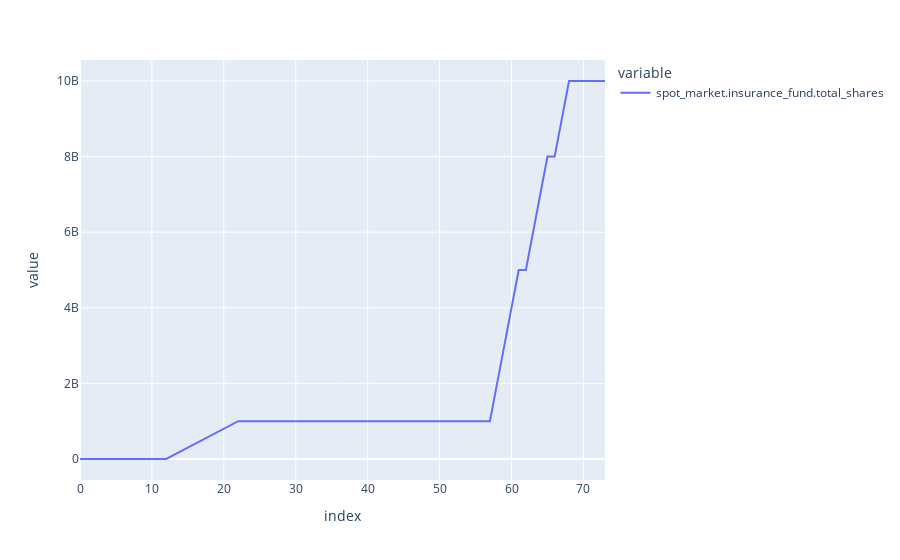

Notebook cell for this chart:
### Code cell
df = pd.read_csv(experiment_path('spot_market_0'))
df['spot_market.insurance_fund.total_shares'].plot()

### Figure 1 — Plotly figure (JSON) as saved in the notebook; plotly's stock layout.template omitted (floating-point values rounded to 4 significant figures)
{"data": [{"hovertemplate": "variable=spot_market.insurance_fund.total_shares<br>index=%{x}<br>value=%{y}<extra></extra>", "legendgroup": "spot_market.insurance_fund.total_shares", "line": {"color": "#636efa", "dash": "solid"}, "marker": {"symbol": "circle"}, "mode": "lines", "name": "spot_market.insurance_fund.total_shares", "orientation": "v", "showlegend": true, "type": "scatter", "x": [0, 1, 2, 3, 4, 5, 6, 7, 8, 9, 10, 11, 12, 13, 14, 15, 16, 17, 18, 19, 20, 21, 22, 23, 24, 25, 26, 27, 28, 29, 30, 31, 32, 33, 34, 35, 36, 37, 38, 39, 40, 41, 42, 43, 44, 45, 46, 47, 48, 49, 50, 51, 52, 53, 54, 55, 56, 57, 58, 59, 60, 61, 62, 63, 64, 65, 66, 67, 68, 69, 70, 71, 72, 73], "xaxis": "x", "y": [0, 0, 0, 0, 0, 0, 0, 0, 0, 0, 0, 0, 0, 100000000, 200000000, 300000000, 400000000, 500000000, 600000000, 700000000, 800000000, 900000000, 1000000000, 1000000000, 1000000000, 1000000000, 1000000000, 1000000000, 1000000000, 1000000000, 1000000000, 1000000000, 1000000000, 1000000000, 1000000000, 1000000000, 1000000000, 1000000000, 1000000000, 1000000000, 1000000000, 1000000000, 1000000000, 1000000000, 1000000000, 1000000000, 1000000000, 1000000000, 1000000000, 1000000000, 1000000000, 1000000000, 1000000000, 1000000000, 1000000000, 1000000000, 1000000000, 1000000010, 2000000010, 3000000010, 4000000010, 5000000010, 5000000010, 6000000010, 7000000010, 8000000010, 8000000010, 9000000010, 10000000010, 10000000010, 10000000010, 10000000010, 10000000010, 10000000010], "yaxis": "y"}], "layout": {"legend": {"title": {"text": "variable"}, "tracegroupgap": 0}, "margin": {"t": 60}, "xaxis": {"anchor": "y", "domain": [0, 1], "title": {"text": "index"}}, "yaxis": {"anchor": "x", "domain": [0, 1], "title": {"text": "value"}}}}
